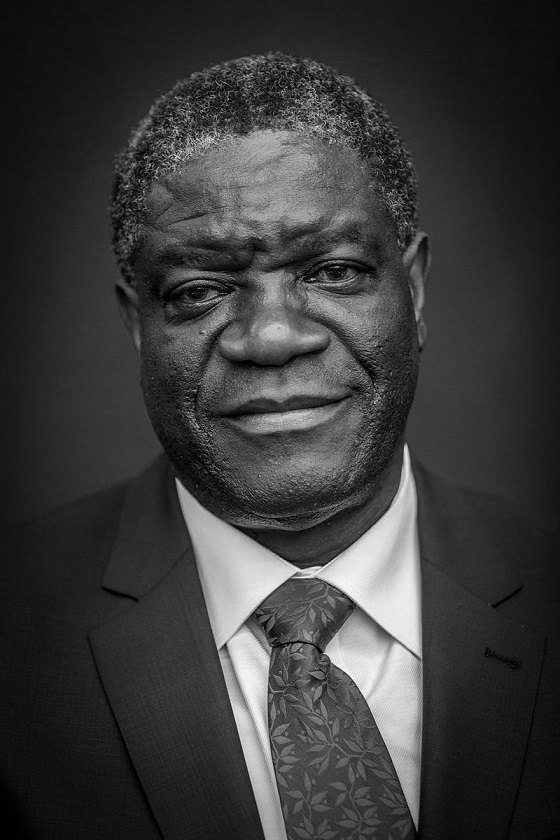
#> input picture Images/Denis_Mukwege.jpg, 560 x 840 px, given in place of the camera
$ jupyter execute --allow-errors 'Object Detection CamShift.ipynb'
#> lines starting #> are read from the running program, lines starting #| are printed output that depends on the picture
[cell 1]
import cv2
import numpy as np


cap = cv2.VideoCapture(0)

_,face_frame = cap.read()
#> face_frame is the input picture: shape (840, 560, 3); min 0, max 255, mean 58.4

face_cascade = cv2.CascadeClassifier('Images/haarcascades/haarcascade_frontalface_alt2.xml')

face_rets = face_cascade.detectMultiScale(face_frame)
#> face_rets = [[76, 127, 375, 375]]
(x,y,w,h) = tuple(face_rets[0])
#> x = 76; y = 127; w = 375; h = 375
track_window = (x,y,w,h)
#> track_window = (76, 127, 375, 375)
roi = face_frame[y:y+h,x:x+w]
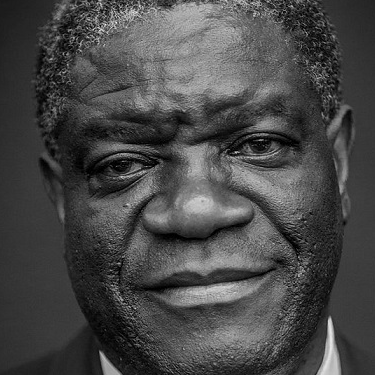
#> roi: shape (375, 375, 3); min 0, max 250, mean 72.1
hsv_roi = cv2.cvtColor(roi,cv2.COLOR_BGR2HSV)
#> hsv_roi: shape (375, 375, 3); mean H, S, V 0, 0, 72.1
roi_hist = cv2.calcHist([hsv_roi],[0],None,[180],[0,180])
#> roi_hist = 180 values, max 140625 at index 0, min 0 at index 1, mean 781.2
roi_hist = cv2.normalize(roi_hist,roi_hist,0,255,cv2.NORM_MINMAX)
#> roi_hist = 180 values, max 255 at index 0, min 0 at index 1, mean 1.42
#> `hsv = cv2.cvtColor(frame,cv2.COLOR_BGR2HSV)`: hsv: shape (840, 560, 3); mean H, S, V 0, 0, 58.4
#> `mask = cv2.calcBackProject([hsv],[0],roi_hist,[0,180],1)`: mask: shape (840, 560); every value is 255
term_critera = (cv2.TERM_CRITERIA_EPS | cv2.TERM_CRITERIA_COUNT,10,1)

#> (the rest of this cell did not finish here and is left out)


$ run again, on Images/Nadia_Murad.jpg
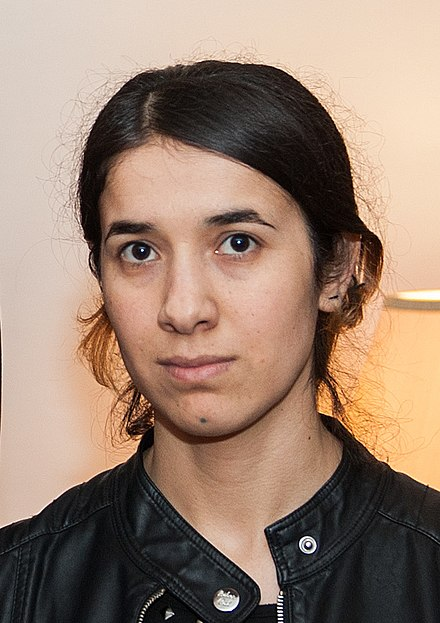
#> input picture Images/Nadia_Murad.jpg, 440 x 623 px, given in place of the camera
#> face_frame is the input picture: shape (623, 440, 3); mean B, G, R 112.7, 129.2, 153.8
#> face_rets = [[55, 144, 271, 271]]
#> x = 55; y = 144; w = 271
#> track_window = (55, 144, 271, 271)
#> `roi = face_frame[y:y+h,x:x+w]`:
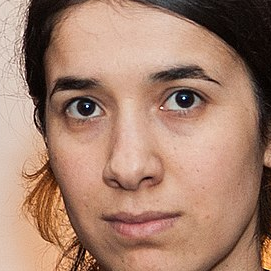
#> roi: shape (271, 271, 3); mean B, G, R 109.2, 128.5, 166.1
#> hsv_roi: shape (271, 271, 3); mean H, S, V 11.9, 96.2, 166.2
#> `roi_hist = cv2.calcHist([hsv_roi],[0],None,[180],[0,180])`: roi_hist = 180 values, max 19421 at index 11, min 0 at index 27, mean 408
#> `roi_hist = cv2.normalize(roi_hist,roi_hist,0,255,cv2.NORM_MINMAX)`: roi_hist = 180 values, max 255 at index 11, min 0 at index 27, mean 5.36
#> hsv: shape (623, 440, 3); mean H, S, V 29, 73.3, 154.7
#> `mask = cv2.calcBackProject([hsv],[0],roi_hist,[0,180],1)`:
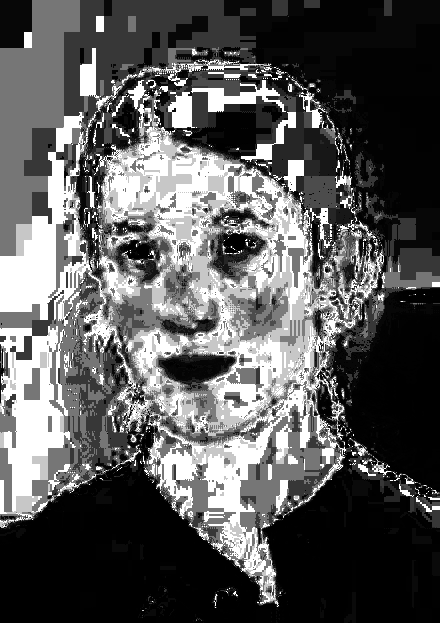
#> mask: shape (623, 440); min 0, max 255, mean 88.9
